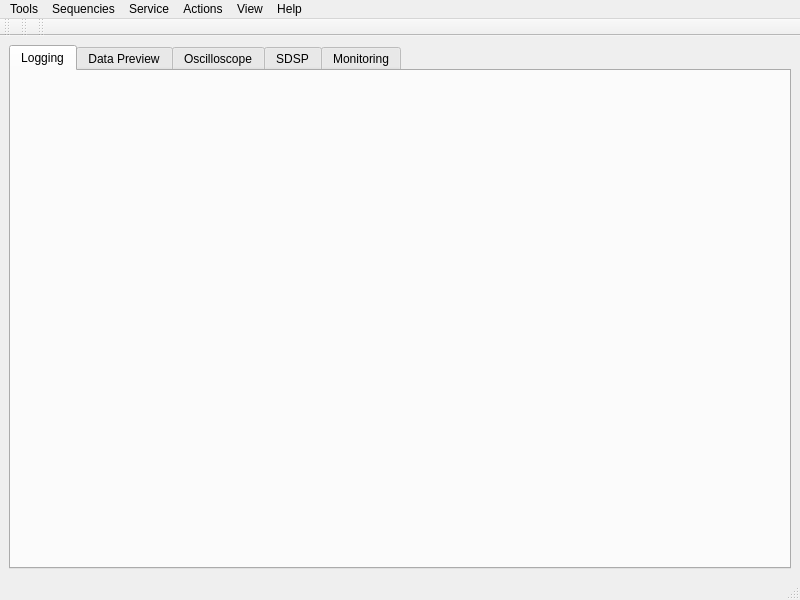
<?xml version="1.0" encoding="UTF-8"?>
<ui version="4.0">
 <class>MainWindow</class>
 <widget class="QMainWindow" name="MainWindow">
  <property name="windowModality">
   <enum>Qt::WindowModal</enum>
  </property>
  <property name="geometry">
   <rect>
    <x>0</x>
    <y>0</y>
    <width>800</width>
    <height>600</height>
   </rect>
  </property>
  <property name="windowTitle">
   <string>MainWindow</string>
  </property>
  <property name="windowIcon">
   <iconset resource="icons.qrc">
    <normaloff>:/icons/images/icon_32_ТМ.png</normaloff>:/icons/images/icon_32_ТМ.png</iconset>
  </property>
  <property name="styleSheet">
   <string notr="true"/>
  </property>
  <widget class="QWidget" name="centralwidget">
   <layout class="QGridLayout" name="gridLayout_2">
    <item row="0" column="0">
     <widget class="QTabWidget" name="tabWidget">
      <property name="font">
       <font>
        <family>Arial</family>
        <pointsize>9</pointsize>
       </font>
      </property>
      <property name="tabShape">
       <enum>QTabWidget::Rounded</enum>
      </property>
      <property name="currentIndex">
       <number>0</number>
      </property>
      <widget class="QWidget" name="tabLogging">
       <attribute name="title">
        <string>Logging</string>
       </attribute>
      </widget>
      <widget class="QWidget" name="tabDataViewer">
       <attribute name="title">
        <string>Data Preview</string>
       </attribute>
      </widget>
      <widget class="QWidget" name="tabOscilloscope">
       <attribute name="title">
        <string>Oscilloscope</string>
       </attribute>
      </widget>
      <widget class="QWidget" name="tabSDSP">
       <attribute name="title">
        <string>SDSP</string>
       </attribute>
      </widget>
      <widget class="QWidget" name="tabMonitoring">
       <attribute name="title">
        <string>Monitoring</string>
       </attribute>
      </widget>
     </widget>
    </item>
   </layout>
  </widget>
  <widget class="QMenuBar" name="menubar">
   <property name="geometry">
    <rect>
     <x>0</x>
     <y>0</y>
     <width>800</width>
     <height>21</height>
    </rect>
   </property>
   <widget class="QMenu" name="menuFile">
    <property name="title">
     <string>Tools</string>
    </property>
    <addaction name="a_Change_Tool"/>
    <addaction name="separator"/>
    <addaction name="a_COMPort"/>
    <addaction name="a_Depthmeter_Connection"/>
    <addaction name="a_StepMotor"/>
    <addaction name="separator"/>
    <addaction name="a_Communication"/>
    <addaction name="a_TCP_Connection"/>
   </widget>
   <widget class="QMenu" name="menuView">
    <property name="title">
     <string>View</string>
    </property>
    <addaction name="a_LoggingToolConsole"/>
    <addaction name="a_CommunicationLogMonitor"/>
    <addaction name="a_SequenceWizard"/>
    <addaction name="separator"/>
    <addaction name="a_DepthMonitor"/>
    <addaction name="a_RxTxControl"/>
    <addaction name="a_LoggingToolStatus"/>
    <addaction name="separator"/>
    <addaction name="a_MainToolBar"/>
   </widget>
   <widget class="QMenu" name="menuSequencies">
    <property name="title">
     <string>Sequencies</string>
    </property>
    <widget class="QMenu" name="menuEmulation">
     <property name="title">
      <string>Test Sequencies</string>
     </property>
     <addaction name="a_CPMG_emul1"/>
    </widget>
    <addaction name="menuEmulation"/>
   </widget>
   <widget class="QMenu" name="menuService">
    <property name="title">
     <string>Service</string>
    </property>
    <addaction name="a_Processing"/>
    <addaction name="a_toOil"/>
    <addaction name="a_toFile"/>
    <addaction name="a_DataFile_Settings"/>
    <addaction name="separator"/>
    <addaction name="a_SaveAllSettings"/>
   </widget>
   <widget class="QMenu" name="menuHelp">
    <property name="title">
     <string>Help</string>
    </property>
    <addaction name="a_About"/>
   </widget>
   <widget class="QMenu" name="menuActions">
    <property name="title">
     <string>Actions</string>
    </property>
    <addaction name="a_connect"/>
    <addaction name="a_disconnect"/>
    <addaction name="separator"/>
    <addaction name="a_start"/>
    <addaction name="a_stop"/>
    <addaction name="a_start_sdsp"/>
    <addaction name="a_stop_sdsp"/>
    <addaction name="separator"/>
    <addaction name="a_break"/>
    <addaction name="separator"/>
    <addaction name="a_reset_comm_settings"/>
   </widget>
   <addaction name="menuFile"/>
   <addaction name="menuSequencies"/>
   <addaction name="menuService"/>
   <addaction name="menuActions"/>
   <addaction name="menuView"/>
   <addaction name="menuHelp"/>
  </widget>
  <widget class="QStatusBar" name="statusbar"/>
  <widget class="QToolBar" name="toolBarMain">
   <property name="windowTitle">
    <string>Main Toolbar</string>
   </property>
   <attribute name="toolBarArea">
    <enum>TopToolBarArea</enum>
   </attribute>
   <attribute name="toolBarBreak">
    <bool>false</bool>
   </attribute>
  </widget>
  <widget class="QToolBar" name="toolBarSettings">
   <property name="windowTitle">
    <string>Info Toolbar</string>
   </property>
   <attribute name="toolBarArea">
    <enum>TopToolBarArea</enum>
   </attribute>
   <attribute name="toolBarBreak">
    <bool>false</bool>
   </attribute>
  </widget>
  <widget class="QToolBar" name="toolBarExperiment">
   <property name="windowTitle">
    <string>toolBar</string>
   </property>
   <attribute name="toolBarArea">
    <enum>TopToolBarArea</enum>
   </attribute>
   <attribute name="toolBarBreak">
    <bool>false</bool>
   </attribute>
  </widget>
  <action name="a_COMPort">
   <property name="text">
    <string>Logging Tool COM-Port Settings...</string>
   </property>
  </action>
  <action name="a_SignalProc">
   <property name="text">
    <string>Signal Processing Wizard...</string>
   </property>
  </action>
  <action name="a_Communication">
   <property name="text">
    <string>Logging Tool Communication...</string>
   </property>
  </action>
  <action name="a_LoggingToolConsole">
   <property name="text">
    <string>Logging Tool Console</string>
   </property>
  </action>
  <action name="a_CommunicationLogMonitor">
   <property name="text">
    <string>Communication Log Monitor</string>
   </property>
  </action>
  <action name="a_SequenceWizard">
   <property name="text">
    <string>Sequence Wizard</string>
   </property>
  </action>
  <action name="a_MainToolBar">
   <property name="text">
    <string>Main Tool Bar</string>
   </property>
  </action>
  <action name="a_CPMG_emul1">
   <property name="text">
    <string>CPMG_1 (Spin Echo emulation)</string>
   </property>
  </action>
  <action name="a_SaveAllSettings">
   <property name="text">
    <string>Save All Settings</string>
   </property>
  </action>
  <action name="a_TCP_Connection">
   <property name="text">
    <string>TCP Server Settings...</string>
   </property>
  </action>
  <action name="a_About">
   <property name="text">
    <string>About LoggingTool_Manager...</string>
   </property>
  </action>
  <action name="a_LoggingToolStatus">
   <property name="text">
    <string>Logging Tool Status</string>
   </property>
  </action>
  <action name="a_RxTxControl">
   <property name="text">
    <string>Rx/Tx Control</string>
   </property>
  </action>
  <action name="a_DepthMonitor">
   <property name="text">
    <string>Depth Monitor</string>
   </property>
  </action>
  <action name="a_Processing">
   <property name="text">
    <string>Processing Settings...</string>
   </property>
  </action>
  <action name="a_toOil">
   <property name="text">
    <string>Export to Oil Software...</string>
   </property>
  </action>
  <action name="a_TempMonitor">
   <property name="text">
    <string>Temperature Monitoring...</string>
   </property>
  </action>
  <action name="a_Depthmeter_Connection">
   <property name="text">
    <string>Depth Meter COM-Port Settings... </string>
   </property>
  </action>
  <action name="a_toFile">
   <property name="text">
    <string>Export to File...</string>
   </property>
  </action>
  <action name="a_CDiag_Connection">
   <property name="text">
    <string>CDiag Server Settings...</string>
   </property>
  </action>
  <action name="a_Change_Tool">
   <property name="text">
    <string>Change Logging Tool...</string>
   </property>
  </action>
  <action name="a_StepMotor">
   <property name="text">
    <string>Step Motor COM-Port Settings...</string>
   </property>
  </action>
  <action name="a_DataFile_Settings">
   <property name="text">
    <string>Data File Settings...</string>
   </property>
  </action>
  <action name="a_connect">
   <property name="text">
    <string>Connect</string>
   </property>
  </action>
  <action name="a_disconnect">
   <property name="text">
    <string>Disconnect</string>
   </property>
  </action>
  <action name="a_start">
   <property name="text">
    <string>Start </string>
   </property>
  </action>
  <action name="a_stop">
   <property name="text">
    <string>Stop</string>
   </property>
  </action>
  <action name="a_break">
   <property name="text">
    <string>Break all Actions</string>
   </property>
  </action>
  <action name="a_reset_comm_settings">
   <property name="text">
    <string>Reset Communication Settings</string>
   </property>
  </action>
  <action name="a_start_sdsp">
   <property name="text">
    <string>Start SDSP</string>
   </property>
  </action>
  <action name="a_stop_sdsp">
   <property name="text">
    <string>Stop SDSP</string>
   </property>
  </action>
 </widget>
 <resources>
  <include location="icons.qrc"/>
 </resources>
 <connections/>
</ui>
